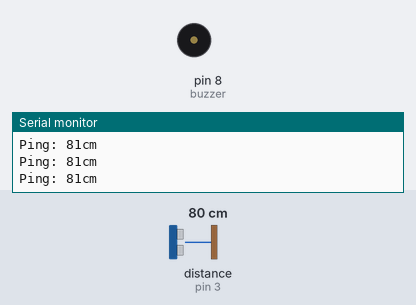
This sketch was run on a simulated Arduino Mega 2560, built with avr-gcc and run on an emulated ATmega2560. On the bench: buzzer (waves = sounding), the last lines printed to the serial monitor. Inputs (shaded band) come from the test bench; at power-on: distance to the obstacle (sensor on pin 3) 80 cm. The echo pulse lasts 58.3 µs per cm.

Above: at 1.2 s.
1.3 s: distance to the obstacle (sensor on pin 3) set to 2 cm
At 2.4 s:
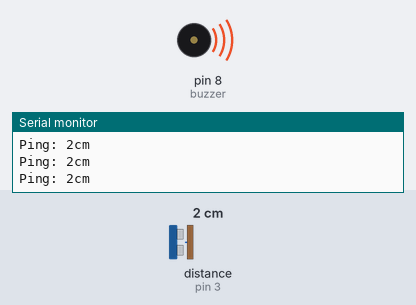
4.3 s: distance to the obstacle (sensor on pin 3) set to 60 cm
5.8 s: distance to the obstacle (sensor on pin 3) set to 4 cm
8.8 s: distance to the obstacle (sensor on pin 3) set to 18 cm
Timing chart, 0 to 12.8 s (numbered marks = the images above; inputs shaded):
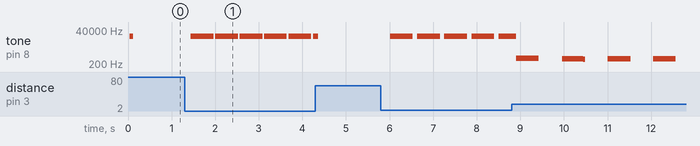

The sketch:

Ultrasound.ino
```cpp
#include <NewPing.h>

#define TRIGGER_PIN  2
#define ECHO_PIN     3
#define MAX_DISTANCE 200  // Maximum distance in cms - max 400

NewPing sonar(TRIGGER_PIN, ECHO_PIN, MAX_DISTANCE); // NewPing setup of pins and maximum distance.

int buzzer = 8 ;
unsigned long lastPingTime, lastBeepTime;
int pingPause = 50;
int beepDuration = 500;
int pingVal = 0;
int beepPause = 500;

void setup ()
{
  Serial.begin(115200);
  pinMode (buzzer, OUTPUT) ;
  lastPingTime = lastBeepTime = millis();
}
void loop ()  {
  if (millis() - lastPingTime > pingPause){
    pingVal = sonar.ping_cm();
    Serial.print("Ping: ");
    Serial.print(pingVal);
    Serial.println("cm");
    lastPingTime = millis();
    }


  if (millis() - lastBeepTime > (pingVal*30)){
    digitalWrite(buzzer,HIGH);
    delay(pingVal/10);
    digitalWrite(buzzer,LOW);
    delay(pingVal/10);
    if (millis() - lastBeepTime > ((pingVal*30) + beepDuration)){
      lastBeepTime = millis();
      }
    }
}
```

Measured:
- by itself, tone on pin 8 (buzzer): plays 484 Hz for 0.52 s, 460 Hz for 0.48 s, 424 Hz for 0.04 s, 460 Hz for 0.52 s, 460 Hz for 0.52 s
